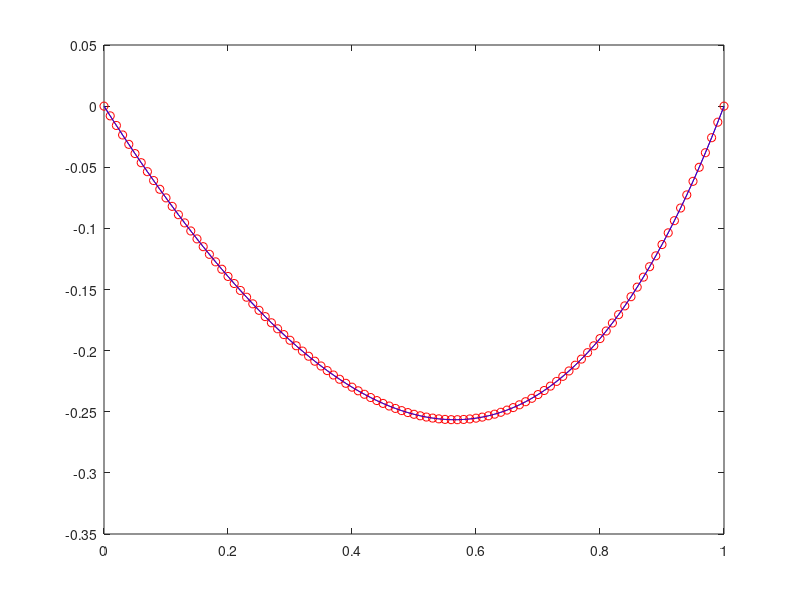

Write MATLAB code to recreate this figure.
%% Homework 1
% Yuan Xie, 29,09,2022

%% solving of 1D poission equation
% d2PHI/dx^2=2*x^2-x/2+exp(x);
% with finite difference
% on regular grid


%0) Clear variables and figures
clear % memory
clf % figure


% 1) Define the numerical model

xsize= 1; % Horizontal size of the model, m
Nx=101; % Number of grid points in the horizontal direction
dx=xsize/(Nx-1); % Grid step size,m
x=0:dx:xsize; % Horizontal cordinates at points, m

%2) Define global matrixes L(), R()
L=sparse(Nx,Nx); % left hand side coefficients(sparse matrix)
R=zeros(Nx,1);  % right hanside values

%3) Composing global matrixs L(), R()
% Going through all points of the grid
for j=1:1:Nx
	% define type of equation depending on index j
	if(j==1 || j==Nx)
		% BC equation : 1*PHT(j)=0
		% Left hand side 
		L(j,j)=1; % PHI(j) 
		% right hand side
		R(j,1)=0;
	else
		% poisson equation d2PHI/dx^2=1
		% stencil
		%     PHI(j-1)   PHI(j)    PHI(j+1)
		%------[j-1]------[j]-------[j+1]-----
		% Discretrized equation
		% Phi(j-1)-2*phi(j)+phi(j+1)/dx^2=1
		%
		%left hand side
		L(j,j-1)=1/dx^2;
		L(j,j)=-2/dx^2;
		L(j,j+1)=1/dx^2;
		% right hand side
		R(j,1)=2*x(j)^2-x(j)/2+exp(x(j));
	end
end

% 4) Solving of the equations
S=L\R;


%5) Reload solution to array phi
PHI=zeros(Nx,1);
for j=1:1:Nx
	PHI(j)=S(j);
end

%6) Visualize phi(i)
figure(1);clf
plot(x,PHI,'-o r')




% Comparing to analatical solution
Nxa=1001; % Number of points for analatical solution plot
dxa=xsize/(Nxa-1); % Grid step for the 
xa=0:dxa:xsize; % Coordinates of points for plotting the a..,m
% Analatical solution : PHI=x^2/2-x*L/2;
C1=1/xsize-(xsize^3)/6+(xsize^2)/12-exp(xsize)/xsize;
C2=-1;
PHIa=xa.^4/6-xa.^3/12+exp(xa)+C1.*xa+C2;
hold on
plot(xa,PHIa,'b')
